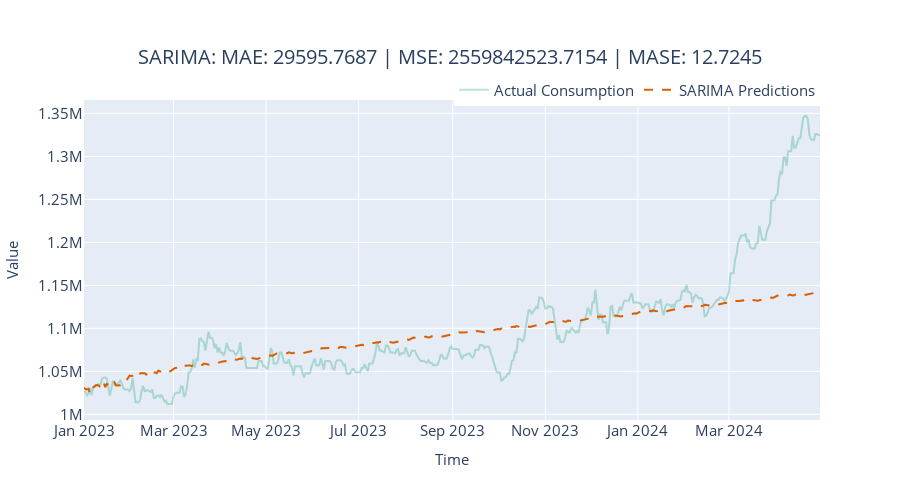

The code cell stored with this chart in its notebook:
### Code cell
fig = plot_forecast(pred_df, forecast_columns=["sarima_predictions"], forecast_display_names=['SARIMA Predictions'])
fig = format_plot(fig, title=f"SARIMA: MAE: {metrics['MAE']:.4f} | MSE: {metrics['MSE']:.4f} | MASE: {metrics['MASE']:.4f}")
# fig.update_xaxes(type="date", range=["2014-01-01", "2014-01-08"])
# fig.write_image("energy-consumption/images/arima.png")
fig.show()

### Figure 1 — Plotly figure (JSON) as saved in the notebook; plotly's stock layout.template omitted (floating-point values rounded to 4 significant figures; data arrays with more than 128 entries replaced by an {"elided": "..."} marker saying what was removed)
{"data": [{"line": {"color": "rgba(27,158,119, 0.3)"}, "mode": "lines", "name": "Actual Consumption", "type": "scatter", "x": {"elided": "486 str values"}, "y": {"elided": "486 int values"}}, {"line": {"color": "rgba(217,95,2, 1)", "dash": "dash"}, "mode": "lines", "name": "SARIMA Predictions", "type": "scatter", "x": {"elided": "486 str values"}, "y": {"elided": "486 float values"}}], "layout": {"autosize": false, "height": 500, "legend": {"font": {"size": 15}, "orientation": "h", "title": {}, "x": 1, "xanchor": "right", "y": 0.98, "yanchor": "bottom"}, "title": {"font": {"size": 20}, "text": "SARIMA: MAE: 29595.7687 | MSE: 2559842523.7154 | MASE: 12.7245", "x": 0.5, "xanchor": "center", "yanchor": "top"}, "width": 900, "xaxis": {"tickfont": {"size": 15}, "title": {"font": {"size": 15}, "text": "Time"}}, "yaxis": {"tickfont": {"size": 15}, "title": {"font": {"size": 15}, "text": "Value"}}}}
